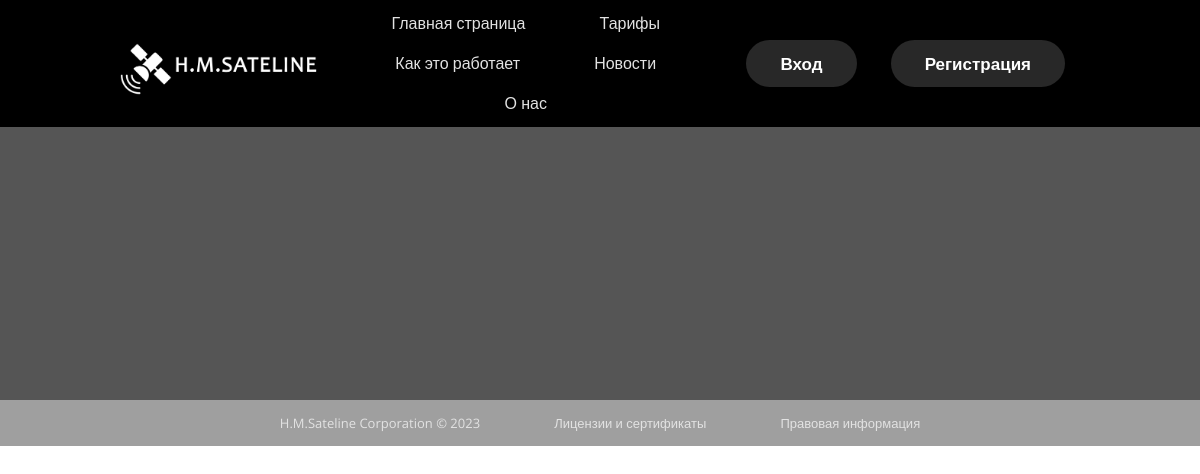
Before: /news/ with the older database file.
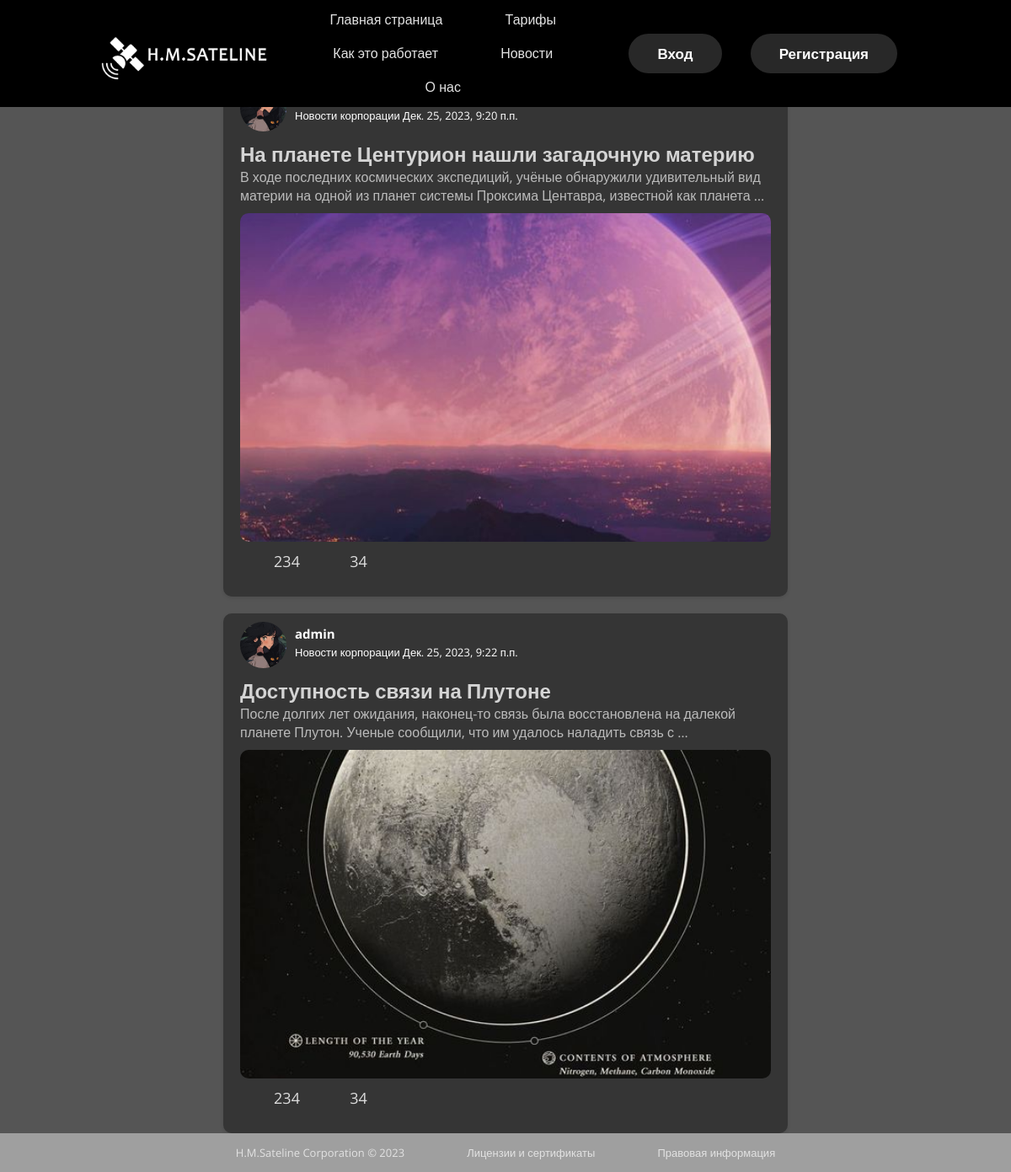
After: the same page with the newer database file.
### news/models.py (models this page shows, shortened)
class News(models.Model):
    title = models.CharField(max_length=128, verbose_name='Название новости')
    text = models.CharField(max_length=5000, verbose_name='Текст новости')
    created_at = models.DateTimeField(auto_now_add=True)
    modified_at = models.DateTimeField(null=True, blank=True, auto_now=True)
    author = models.ForeignKey(
        settings.AUTH_USER_MODEL,
        on_delete=models.CASCADE,
    )
    image = models.ImageField('Картинка', upload_to='post_image', blank=True)
    category = models.ForeignKey(
        Category,
        verbose_name='Категория',
        on_delete=models.SET_NULL,
        null=True,
        related_name='category'
    )
    class Meta:
        ordering=('created_at',)
        verbose_name_plural = 'Новости'
        verbose_name = 'Новость'

class Category(models.Model):
    title = models.CharField(
        verbose_name='Заголовок',
        max_length=256
    )
    description = models.TextField(
        verbose_name='Описание',
    )
    slug = models.SlugField(
        verbose_name='Идентификатор',
        help_text=('Идентификатор страницы для URL; разрешены символы '
                   'латиницы, цифры, дефис и подчёркивание.'),
        unique=True
    )
    class Meta:
        verbose_name = 'категория'
        verbose_name_plural = "Категории"
    def __str__(self):
        return self.title

### personal/models.py (models this page shows)
class CustomUser(AbstractUser):
    MAN = 'Муж.'
    WOMAN = 'Жен.'
    SHREK = 'Шрек'
    SEXS = [
        (MAN, 'Мужчина'),
        (WOMAN, 'Женщина'),
        (SHREK, 'Шрек'),
    ]
    sex = models.CharField(
        'Пол',
        max_length=5,
        choices=SEXS,
        default=SHREK,
    )
    avatar = models.ImageField(
        'Аватар',
        blank=True,
        null=True,
        upload_to='avatars/',# Изменено на upload_to с путем к папке 'avatars/'
        default='defaults/default-avatar.jpg',
    )

### news/views.py (the view)
# urls.py: path('', views.NewsListView.as_view(), name='news-list'),
class NewsListView(ListView):
    model = News
    template_name = 'news/list.html'
    def get_queryset(self):
        return self.model.objects.prefetch_related(
            'comment_set'
        )[:settings.NEWS_COUNT_ON_HOME_PAGE]

### templates/news/list.html
{% extends "base.html" %}
{% load static %}
{% block content %}
    <section class="container-news">
    {% for news in news_list  %}
        <div class="news-item">
            <div class="news-author-container">
                <div class="news-author-img">
                    <img src={{ news.author.avatar.url }} alt="Профиль пользователя" class="avatar-image">
                </div>
                <div class="news-author-category-date">
                    <div class="news-author-username">
                        <p><a href="{% url "personal:personal-detail" %}">{{ news.author.username }}</a></p>
                    </div>
                    <div class="news-category-date">
                        <p>{{ news.category }}</p>
                        <p>&nbsp;</p>
                        <p>{{ news.created_at }}</p>
                    </div>
                </div>
            </div>
            <div class="news-text-container">
                <h2 class="news-title">{{ news.title }}</h2>
                <p class="news-content">
                    {{ news.text|truncatewords:20 }}
                </p>
                <div class='news-image-container'>
                    <img src="{{ news.image.url }}" alt="{{ news.title }}">
                </div>
            </div>
            <div class="news-reaction-container">
                <button class="news-reaction-button">
                    <div class="news-like-button">
                        <ion-icon name="rocket-outline"></ion-icon>
                        <p>234</p>
                    </div>
                </button>
                <button class="news-reaction-button">
                    <div class="news-comment-button">
                        <ion-icon name="chatbox-outline"></ion-icon>
                        <p>34</p>
                    </div>
                </button>
            </div>
        </div>
    {% endfor %}
    </section>
{% endblock %}

### templates/base.html (shortened to what this page needs)
{% load static %}
<html lang="en">
<head>
    <link rel="stylesheet" href={% static "css/style.css" %}>
    <link rel="stylesheet" type="text/css" href="{% static 'slick/slick/slick.css' %}"/>
    <link rel="stylesheet" type="text/css" href="{% static 'slick/slick/slick-theme.css' %}"/>
</head>
<body class="body">
    {% include "includes/header.html" %}
    {% block content %}
    {% endblock content %}
    {% include "includes/footer.html" %}
</body>
</html>

### templates/includes/header.html
{% load static %}
<section class="header">
    <nav class="nav">
        <a href="{% url "home:homepage" %}"><img src={% static "img/logotype.png" %}></a>
        <div class="nav-links">
            <ul>
                <li><a href="{% url "home:homepage" %}">Главная страница</a></li>
                <li><a href="{% url "plans:plans-list" %}">Тарифы</a></li>
                <li><a href="#">Как это работает</a></li>
                <li><a href="{% url "news:news-list" %}">Новости</a></li>
                <li><a href="#">О нас</a></li>
            </ul>
        </div>
        <div class="authorization-form">
            <ul>
                {% if user.is_authenticated %}
                <li><a href="{% url "personal:personal-detail" %}">{{ user.username }}</a></li>
                <li><a href="{% url 'logout' %}">Выйти</a></li>
                {% else %}
                <li><a href="{% url 'login' %}">Вход</a></li>
                <li><a href="{% url 'registration' %}">Регистрация</a></li>
                {% endif %}
            </ul>
        </div>
    </nav>
</section>

### templates/includes/footer.html
<section class="footer">
    <nav class="foot-links">
        <ul>
            <li><a href="index.html">H.M.Sateline Corporation © 2023</a></li>
            <li><a href="#">Лицензии и сертификаты</a></li>
            <li><a href="#">Правовая информация</a></li>
        </ul>
    </nav>
</section>

### static_dev/css/style.css (style rules this page uses)
* { margin: 0; padding: 0; font-family: 'Open Sans', sans-serif; }
.header { background-color: #000; overflow: hidden; position: fixed; top: 0; z-index: 100; width: 100%; }
.body { background-image: url(../img//background-second.png); background-size: cover; }
.nav { display: flex; padding: 0.3% 10%; justify-content: space-between; align-items: center; }
.nav img { width: 200px; filter: brightness(0) invert(1); margin-top: 12px; }
.nav-links { flex: 1; text-align: center; }
.nav-links ul li { list-style: none; display: inline-block; padding: 8px 35px; position: relative; }
.nav-links ul li a { color: #e2e2e2; text-decoration: none; font-size: 16px; }
.nav-links ul li::after { content: ''; width: 0%; height: 2px; background: #09cff8; display: block; margin: auto; transition: 0.5s; }
.authorization-form { text-align: right; }
.authorization-form ul li { list-style: none; display: inline-block; padding: 8px 15px; position: relative; }
.authorization-form ul li a { color: #ffffff; text-decoration: none; font-size: 17px; border-radius: 100px; padding: 12px 34px; background: #ffffff28; position: relative; font-weight: 600; }
.footer { background-color: #00000060; display: flex; position: static; width: 100%; bottom: 0px; justify-content: center; align-items: center; }
.foot-links { display: flex; padding: 0.5% 10%; justify-content: center; align-items: center; }
.foot-links ul li { display: inline-block; padding: 8px 35px; position: relative; }
.foot-links ul li a { color: #e2e2e2; text-decoration: none; font-size: 13px; }
button { width: 100%; padding: 10px; background-color: #5f9ea0; border: none; border-radius: 4px; color: white; font-size: 16px; cursor: pointer; transition: background-color 0.3s ease; }
.avatar-image { border-radius: 10%; width: 300px; height: 300px; object-fit: cover; margin-bottom: 10px; }
.container-news { min-height: 50vh; overflow: hidden; background-color: #222222c4; display: flex; flex-direction: column; justify-content: center; }
.news-item { width: 630px; background: #353535; display: flex; flex-direction: column; margin: 10px auto; padding: 20px; border-radius: 10px; box-shadow: 0 2px 4px rgba(0, 0, 0, 0.1); }
.news-item img { width: 100%; height: auto; object-fit: cover; margin-top: 10px; margin-bottom: 20px; display: flex; border-radius: inherit; }
.news-author-container { display: flex; width: 80%; height: 55px; align-items: flex-end; color: white; }
.news-author-container p { font-size: 13px; }
.news-author-username p a { font-size: 15px; font-weight: bold; text-decoration: none; color: white; }
.news-reaction-container { display: flex; flex-direction: row; gap: 5px; }
.news-reaction-container p { font-size: 18px; padding-bottom: 10px; }
.news-reaction-button { display: flex; background-color: transparent; align-items: center; justify-content: center; border: none; width: 80px; height: 35px; color: rgb(221, 221, 221); overflow: hidden }
.news-reaction-button ion-icon { width: 24px; height: 24px; margin-bottom: 5px; }
.news-like-button, .news-comment-button { display: flex; gap: 7px; align-items: center; }
.news-text-container { display: flex; flex-direction: column; }
.news-image-container { border-radius: 10px; width: 100%; height: 400px; margin-bottom: 10px; overflow: hidden; }
.news-image-container img { width: 100%; height: 100%; object-fit: cover; }
.news-author-img img { border-radius: 50%; height: 55px; width: 55px; margin-bottom: 10px; }
.news-author-category-date { display: flex; flex-direction: column; align-content:flex-start; padding-left: 10px; padding: 10px; margin-bottom: 10px; gap: 3px; }
.news-category-date { display: flex; flex-direction: row; align-items: center; }
.news-title { margin: 0; padding: 0; color: #d4d4d4; }
.news-content { color: #bbbbbb; }
.news-item:first-child { margin-top: 10ch; }
.news-item:last-child { margin-bottom: auto; }

Changed rows visible on the page:
added News: author.avatar (picture), category "Новости корпорации", created_at "Дек. 25, 2023, 9:20 п.п.", title "На планете Центурион нашли загадочную материю", text "В ходе последних космических экспедиций, учёные обнаружили удивительный вид материи на одной из планет системы Проксима Центавра, известной как планета …", image (picture)
added News: author.avatar (picture), author.username "admin", category "Новости корпорации", created_at "Дек. 25, 2023, 9:22 п.п.", title "Доступность связи на Плутоне", text "После долгих лет ожидания, наконец-то связь была восстановлена на далекой планете Плутон. Ученые сообщили, что им удалось наладить связь с …", image (picture)
